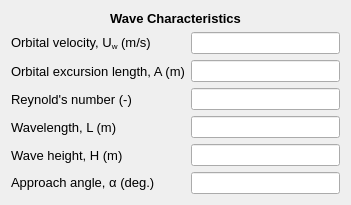
     <widget class="QWidget" name="formLayoutWidget_12">
      <property name="geometry">
       <rect>
        <x>20</x>
        <y>350</y>
        <width>351</width>
        <height>174</height>
       </rect>
      </property>
      <layout class="QFormLayout" name="formLayout_14">
       <item row="0" column="0" colspan="2">
        <widget class="QLabel" name="swCharacteristics_lbl_2">
         <property name="font">
          <font>
           <family>MS Shell Dlg 2</family>
           <pointsize>10</pointsize>
           <weight>75</weight>
           <bold>true</bold>
          </font>
         </property>
         <property name="text">
          <string>&lt;html&gt;&lt;head/&gt;&lt;body&gt;&lt;p align=&quot;center&quot;&gt;Wave Characteristics&lt;/p&gt;&lt;/body&gt;&lt;/html&gt;</string>
         </property>
        </widget>
       </item>
       <item row="1" column="0">
        <widget class="QLabel" name="regularOrbitalVelocity_lbl">
         <property name="font">
          <font>
           <family>MS Shell Dlg 2</family>
           <pointsize>10</pointsize>
          </font>
         </property>
         <property name="text">
          <string>&lt;html&gt;&lt;head/&gt;&lt;body&gt;&lt;p&gt;Orbital velocity, U&lt;span style=&quot; vertical-align:sub;&quot;&gt;w&lt;/span&gt; (m/s)&lt;/p&gt;&lt;/body&gt;&lt;/html&gt;</string>
         </property>
        </widget>
       </item>
       <item row="1" column="1">
        <widget class="QLineEdit" name="regularOrbitalVelocity_txt">
         <property name="readOnly">
          <bool>true</bool>
         </property>
        </widget>
       </item>
       <item row="2" column="0">
        <widget class="QLabel" name="excursionLength_lbl">
         <property name="font">
          <font>
           <family>MS Shell Dlg 2</family>
           <pointsize>10</pointsize>
          </font>
         </property>
         <property name="text">
          <string>Orbital excursion length, A (m)</string>
         </property>
        </widget>
       </item>
       <item row="2" column="1">
        <widget class="QLineEdit" name="excursionLength_txt">
         <property name="readOnly">
          <bool>true</bool>
         </property>
        </widget>
       </item>
       <item row="3" column="0">
        <widget class="QLabel" name="reynolds_lbl">
         <property name="font">
          <font>
           <family>MS Shell Dlg 2</family>
           <pointsize>10</pointsize>
          </font>
         </property>
         <property name="text">
          <string>Reynold's number (-)</string>
         </property>
        </widget>
       </item>
       <item row="3" column="1">
        <widget class="QLineEdit" name="reynolds_txt">
         <property name="readOnly">
          <bool>true</bool>
         </property>
        </widget>
       </item>
       <item row="4" column="0">
        <widget class="QLabel" name="waveLength_lbl">
         <property name="font">
          <font>
           <family>MS Shell Dlg 2</family>
           <pointsize>10</pointsize>
          </font>
         </property>
         <property name="text">
          <string>Wavelength, L (m)</string>
         </property>
        </widget>
       </item>
       <item row="4" column="1">
        <widget class="QLineEdit" name="waveLength_txt">
         <property name="readOnly">
          <bool>true</bool>
         </property>
        </widget>
       </item>
       <item row="5" column="0">
        <widget class="QLabel" name="waveHeight_lbl">
         <property name="font">
          <font>
           <family>MS Shell Dlg 2</family>
           <pointsize>10</pointsize>
          </font>
         </property>
         <property name="text">
          <string>Wave height, H (m)</string>
         </property>
        </widget>
       </item>
       <item row="6" column="0">
        <widget class="QLabel" name="approachAngle_lbl">
         <property name="font">
          <font>
           <family>MS Shell Dlg 2</family>
           <pointsize>10</pointsize>
          </font>
         </property>
         <property name="text">
          <string>&lt;html&gt;&lt;head/&gt;&lt;body&gt;&lt;p&gt;Approach angle, α (deg.)&lt;/p&gt;&lt;/body&gt;&lt;/html&gt;</string>
         </property>
        </widget>
       </item>
       <item row="5" column="1">
        <widget class="QLineEdit" name="waveHeight_txt">
         <property name="readOnly">
          <bool>true</bool>
         </property>
        </widget>
       </item>
       <item row="6" column="1">
        <widget class="QLineEdit" name="approachAngle_txt">
         <property name="readOnly">
          <bool>true</bool>
         </property>
        </widget>
       </item>
      </layout>
     </widget>
